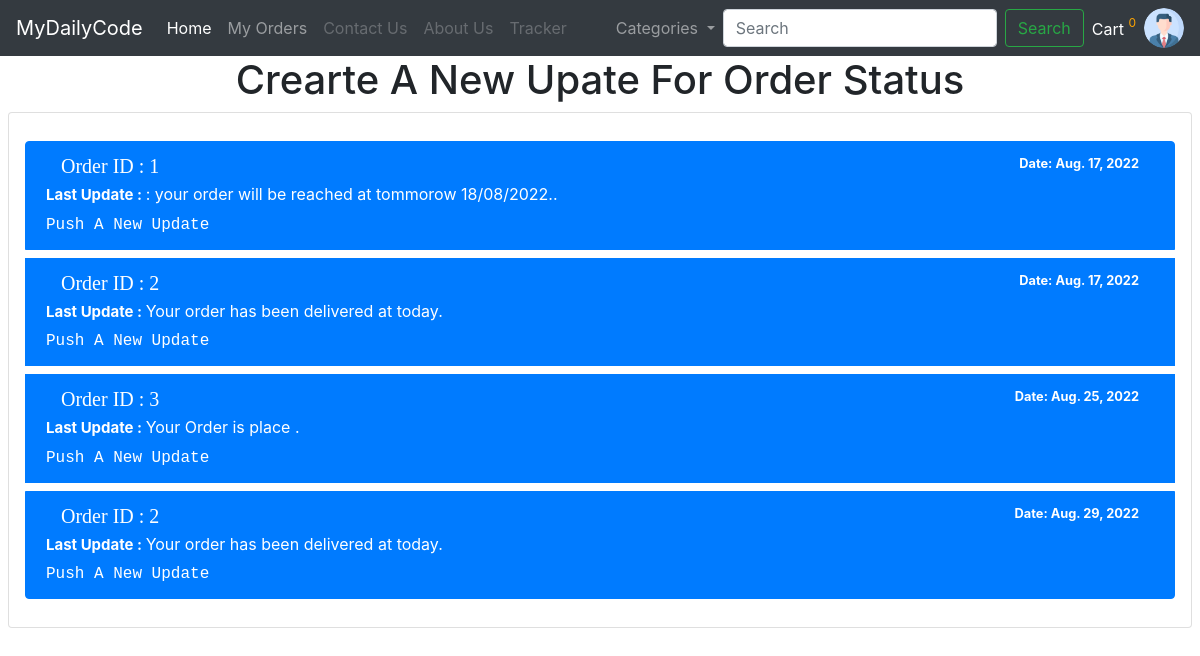
The page /shoppingmall/ordernewupdate (signed in) on the database its author committed.
### shop/models.py (models this page shows)
class orderupdate(models.Model):
    id = models.AutoField(primary_key = True)
    up_id = models.CharField(max_length=10)
    desc = models.CharField(max_length=500)
    time  = models.DateField(auto_now_add=True)

### shop/views.py (the view)
# urls.py: path('ordernewupdate',views.pushorderupdate,name='pushorderupdate'),
def pushorderupdate(request):
    if not request.user.is_anonymous:
        if str(request.user).replace(" ", "") == 'tenali':
            if request.method == "POST":
                print("The newupdate is pushed")
                update_id = request.POST.get('update_id')
                newupdate = request.POST.get("newudate")
                orderupdate(up_id=update_id, desc=newupdate).save()
                return redirect('/shoppingmall/ordernewupdate')
            else:
                data = orderupdate.objects.all()
                ordersupdate = []
                for item in data:
                    order = data.filter(up_id=item.up_id)
                    ord = [item.up_id, order[len(order)-1].desc, item.time]
                    if ord not in ordersupdate:
                        ordersupdate.append(ord)
                newupdates = {
                    'updates': ordersupdate
                }
                return render(request, 'shop/pushorderupdate.html', newupdates)
        else:
            return redirect('/shoppingmall/login')
    else:
        return redirect('/shoppingmall/login')

### shop/template/shop/pushorderupdate.html (shortened to what this page needs)
{% extends 'shop/basic.html' %}
{% block body %}
<h1 style="text-align:center;">Crearte A New Upate For Order Status</h1>
<div class="card px-2 py-2 mx-2">
    <div class="list-group my-2 px-2 py-2">
        {% for items in updates %}
        <div  class="list-group-item list-group-item-action active my-1  "
            aria-current="true">
            <div id="update{{items.0}}" class="update">
                <div class=" col d-flex w-100 justify-content-between">
                    <h5 class="mb-1" style="font-family:Georgia, 'Times New Roman', Times, serif;">Order ID :
                        {{items.0}}
                    </h5>
                    <small><b>Date: {{items.2}}</b></small>
                </div>
                <p class="mb-1"> <b style="font-size:15px;"> Last Update : </b>{{items.1}}.</p>
                <span style="font-family:'Courier New', Courier, monospace;">Push A New Update</span>
            </div>
        </div>
        {% endfor %}
    </div>
</div>
{% endblock body %}

### rows shown on the page
orderupdate: time "Aug. 17, 2022"
orderupdate: desc ": your order will be reached at tommorow 18/08/2022."
orderupdate: time "Aug. 17, 2022"
orderupdate: desc "Your order has been delivered at today" "Your order has been delivered at today", time "Aug. 29, 2022"
orderupdate: time "Aug. 25, 2022", desc "Your Order is place"

### other values the page prints
{{ items.0 }} "1" "2" "3" "2"
